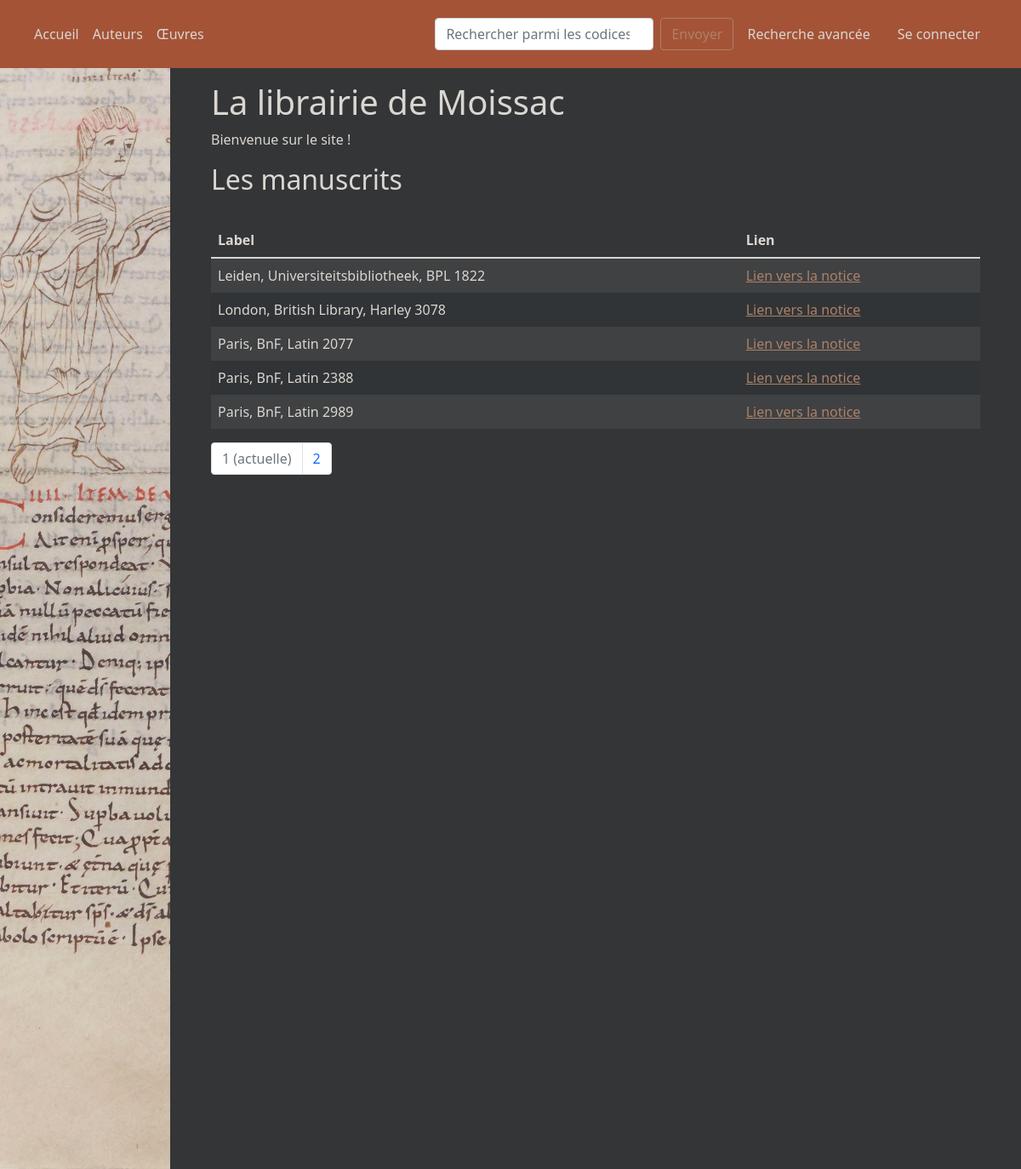
The page / on the database its author committed.
### app/modeles/classes.py (models this page shows, shortened)
class Codices(db.Model):
    id = db.Column(db.Integer, unique=True, nullable=False, primary_key=True, autoincrement=True)
    cote = db.Column(db.String)
    id_technique = db.Column(db.String(19), nullable=True)
    descript_materielle = db.Column(db.Text, nullable=True)
    histoire = db.Column(db.Text, nullable=True)
    conservation_id = db.Column(db.Integer, db.ForeignKey("lieux.id"))
    lieu_conservation = db.relationship("Lieux", back_populates="conserve")
    unites_codico = db.relationship("Unites_codico", back_populates="codex")
    provient = db.relationship("Provenances", back_populates="codex_provenant")

### app/routes/routes.py (the view)
@app.route("/")
def accueil():
    listeDictCodices = codicesListDict()
    idOrdonnés = [codex["codex_id"] for codex in listeDictCodices]
    page = request.args.get('page', 1, type=int)
    codicesPagines = Codices.query.filter(Codices.id.in_(idOrdonnés)).paginate(page=page, per_page=ROWS_PER_PAGE)
    return render_template("pages/accueil.html", resultats=listeDictCodices, codicesPagines=codicesPagines)

### app/modeles/traitements.py (called while the page is built)
def codexLabel(code_id):
    cote = Codices.query.get(code_id).cote
    lieu_conservation = Codices.query.get(code_id).lieu_conservation
    if lieu_conservation.label == "Bibliothèque nationale de France":
        lieu_conservation = lieu_conservation.localite + ", BnF"
    else:
        lieu_conservation = lieu_conservation.localite + ", " + lieu_conservation.label
    label = f"{lieu_conservation}, {cote}"
    dico = {
        "codex_id": code_id,
        "label": label
    }
    return dico

def codicesListDict():
    listDictCodices = []
    codices = Codices.query.all()
    listeLabelCodices = [codexLabel(codex.id)["label"] for codex in codices]
    triLabels = sorted(listeLabelCodices)
    for label in triLabels:
        for codex in codices:
            if label == codexLabel(codex.id)["label"]:
                dicoCodex = {
                    "codex_id": codex.id,
                    "label": codexLabel(codex.id)["label"],
                    "score": 0
                }
                listDictCodices.append(dicoCodex)
    return listDictCodices

### app/templates/pages/accueil.html (shortened to what this page needs)
{% extends "conteneur.html" %}
{% block corps %}
    <h1>La librairie de Moissac</h1>
    <p>Bienvenue sur le site !</p>
    <h2>Les manuscrits</h2>
    <br>
    <table class="table table-striped table-hover">
        <thead>
        <tr>
            <th id="col1" scope="col">Label</th>
            <th id="col3" scope="col">Lien</th>
        </tr>
        <tbody id="listeResultats">
        {% for resultat in resultats %}
            {% for item in codicesPagines.items %}
                {% if resultat["codex_id"] == item.id %}
                    <tr>
                        <td>{{ resultat["label"] }}</td>
                        <td><a href="{{ url_for('notice_codex', num=resultat["codex_id"])}}">Lien vers la notice</a></td>
                    </tr>
                {% endif %}
            {% endfor %}
        {% endfor %}
        </tbody>
    </table>
    <nav aria-label="research-pagination">
        <ul class="pagination">
            {% for page in codicesPagines.iter_pages() %}
                {% if page %}
                    {% if page != codicesPagines.page %}
                        <li class="page-item">
                            <a class="page-link" href="{{ url_for("accueil", page=page) }}">{{page}}</a>
                        </li>
                    {% else %}
                        <li class="page-item active disabled">
                            <a class="page-link">{{page}} <span class="sr-only">(actuelle)</span></a>
                        </li>
                    {% endif %}
                {% else %}
                    <li class="page-item disabled">
                        <a class="page-link">...</a>
                    </li>
                {% endif %}
            {%- endfor %}
        </ul>
    </nav>
{% endblock %}

### app/static/css/moissac1.css (style rules this page uses)
body { font-family: system-ui, -apple-system, "Segoe UI", Roboto, "Helvetica Neue", Arial, "Noto Sans", "Liberation Sans", sans-serif, "Apple Color Emoji", "Segoe UI Emoji", "Segoe UI Symbol", "Noto Color Emoji"; }
thead, tbody, tfoot, tr, td, th { border-style: none; color: #dad6d1; }
.table-striped > tbody > tr:nth-of-type(2n+1) > * { color: #dad6d1; background-color: #424547; }
.table-striped > tbody > tr:nth-of-type(2n) > * { color: #dad6d1; background-color: #313436; }
a { color: #ae8167; }

### rows shown on the page
Codices: label "Leiden, Universiteitsbibliotheek, BPL 1822"
Codices: label "London, British Library, Harley 3078"
Codices: label "Paris, BnF, Latin 2077"
Codices: label "Paris, BnF, Latin 2388"
Codices: label "Paris, BnF, Latin 2989"

### other values the page prints
{{ page }} "1"
{{ page }} "2"
